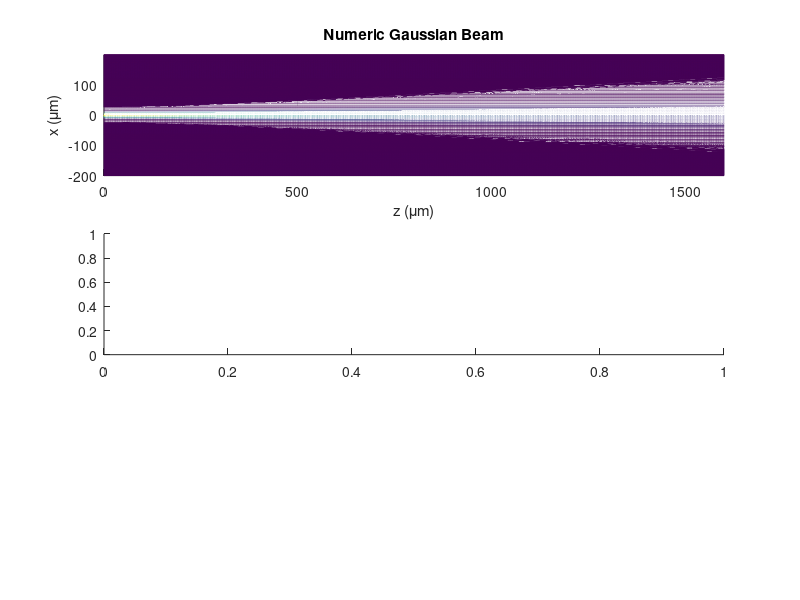

The MATLAB script that drew this image: (Note: this script raises an error after producing the figure.)
clear
%%              Beam Propagaton Method
    
%%              Initialization

zo = 0;                     % micrometer
zend = 1600;                % micrometer
z_mesh = 1;                 % micrometer
ratio = 1;
xo = -200;                  % micrometer
xend = -xo;                 % micrometer
x_mesh = z_mesh/ratio;      % micrometer
Lambda = 1.06;              % micrometer
wo = 10;                    % micrometer
no = 1;

x = xo:x_mesh:xend-x_mesh;
z = zo:z_mesh:zend-z_mesh;
Nz = length(z);
Nx = length(x);

ko = 2*pi/Lambda*no;
n = 1;
k = 2*pi/Lambda*n;
f = zeros(Nx);
f(:,1) = exp(-(x/wo).^2);

%%              Definition of L matrix

L = zeros(Nx);
for i=1:Nx
    L(i,i)=-2+(ko^2-k^2)*x_mesh^2; % in free space^2 - in material^2
end
for i=2:(Nx)
    L(i,i-1)=1;
    L(i-1,i)=1;
end
L = (1/x_mesh^2)*L;

%%              Psi evolution

E = eye(Nx);
const_to_simplify = (pinv(E-x_mesh*L/(4*1j*ko))*(E+x_mesh*L/(4*1j*ko)));
% const_to_simplify(find(const_to_simplify<1e-14))=0
for i=1:Nz-1
% for i=1:2

f(:,i+1)= const_to_simplify*f(:,i);
% disp(i)
end

%%              Plot
[Z, X] = meshgrid(z,x);
I = conj(f).*f;
% I= real(f);

% Plot 
figure;
set(gcf,'Position',[0,0,800,1200])
subplot(3,1,1)
mesh(Z,X,(I)),view([0,90])
axis tight, shading interp, xlabel ('z (\mum)'), ylabel ('x (\mum)'), zlabel Intensity,...
    rotate3d on, title('Numeric Gaussian Beam');

subplot(3,1,2)
I_analytic = function_analytic_BMP(Lambda,wo,x,z,true); 

subplot(3,1,3)
mesh(Z,X,((I-I_analytic).^2)),view([0,90])
axis tight, shading interp, xlabel ('z (\mum)'), ylabel ('x (\mum)');
zlabel Intensity, rotate3d on, zlim([0,1]), xlim([0,zend]), ylim([xo,-xo]),...
    title('Intensity Difference');

% disp(norm(I-I_analytic))

divergence_angle = theta_angle(I,'no plot');